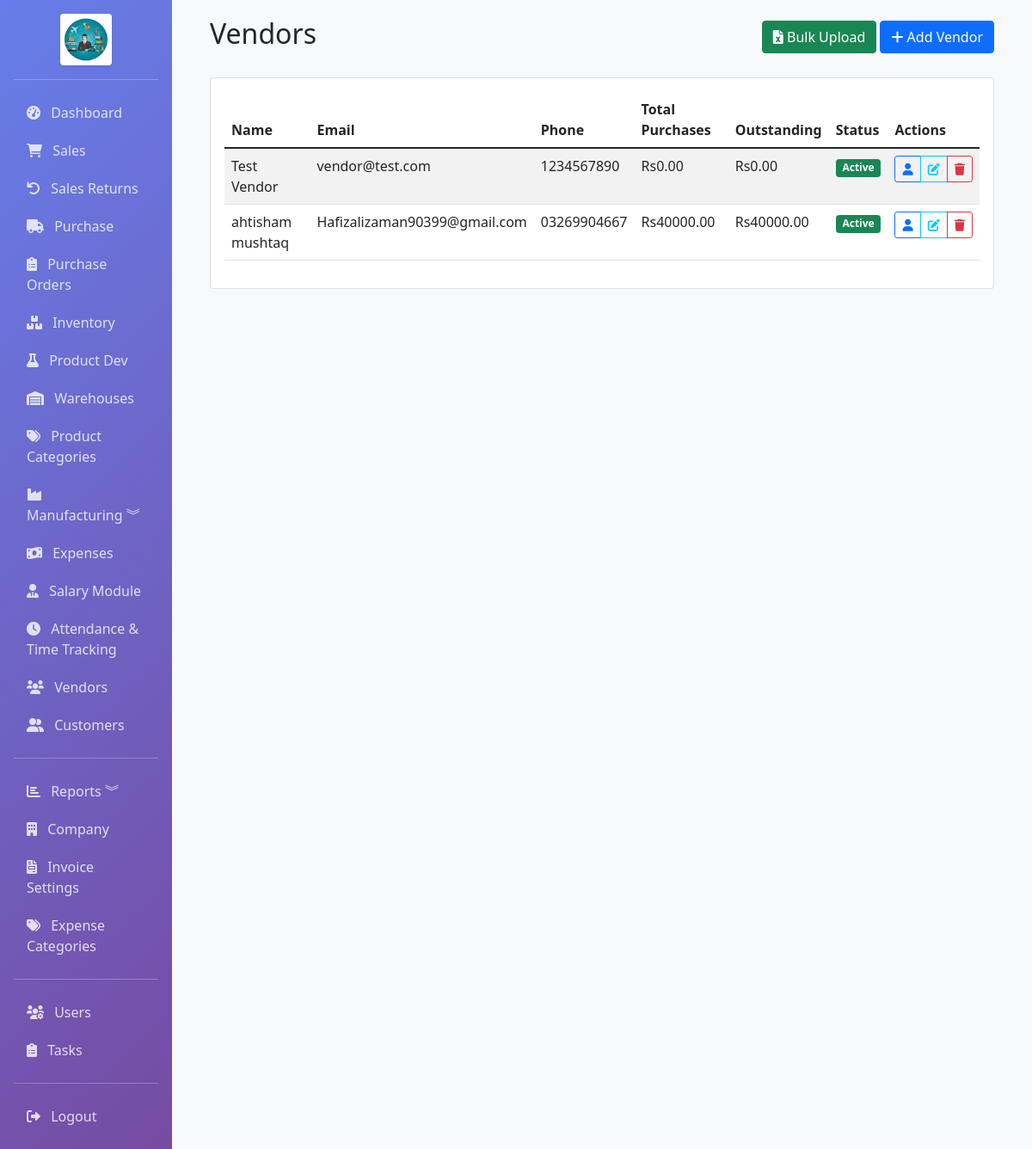
The app's page /purchase/vendors (signed in), older data.
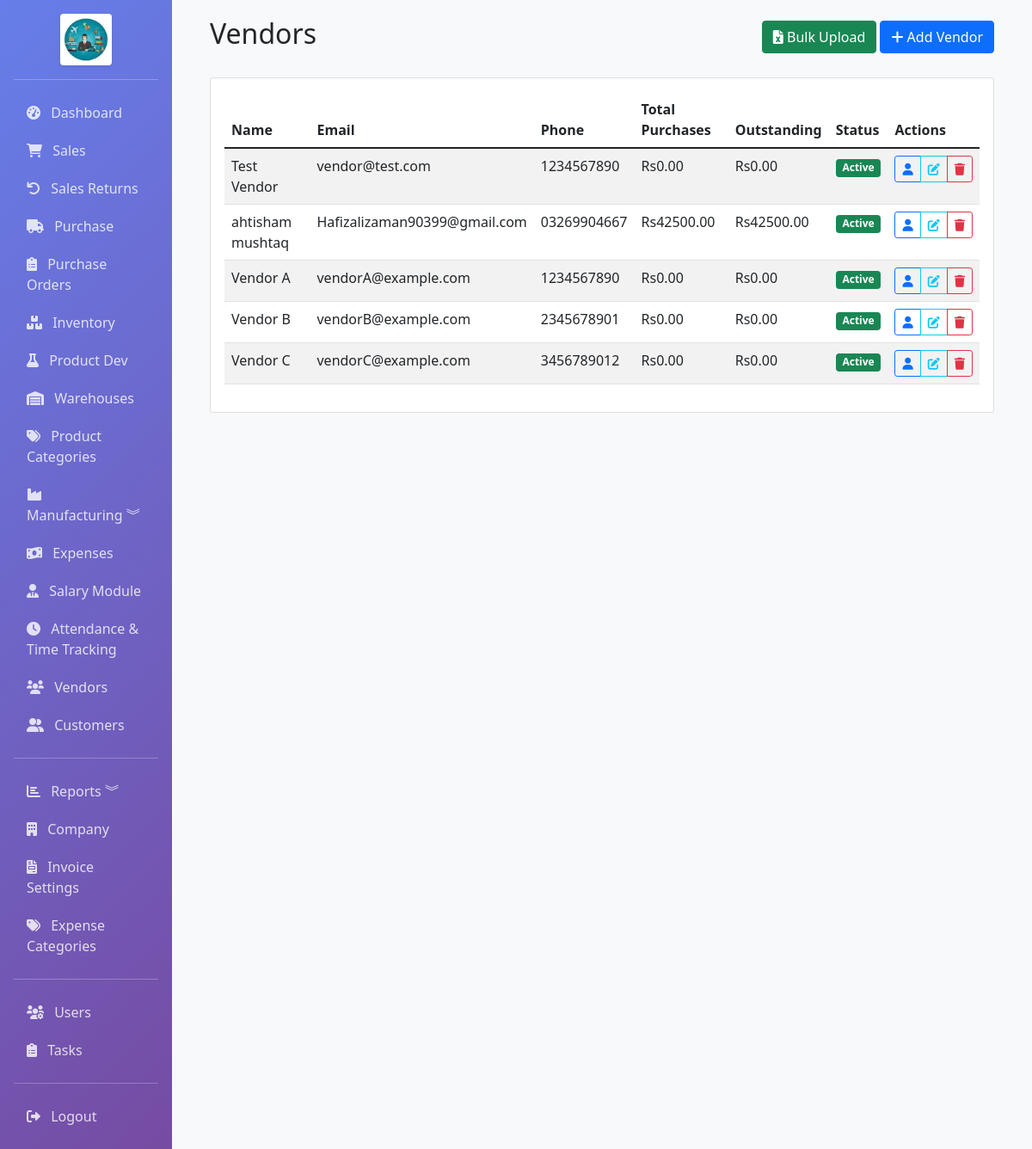
The same page, newer data.
### app/models.py (models this page shows, shortened)
class Vendor(db.Model):
    __tablename__ = 'vendors'
    id = db.Column(db.Integer, primary_key=True)
    name = db.Column(db.String(100), nullable=False, index=True)
    email = db.Column(db.String(120), index=True)
    phone = db.Column(db.String(20))
    address = db.Column(db.Text)
    gst_number = db.Column(db.String(20), index=True)
    pan_number = db.Column(db.String(20))
    contact_person = db.Column(db.String(100))
    shipping_address = db.Column(db.Text)
    payment_terms = db.Column(db.Integer, default=30)  # Days
    credit_limit = db.Column(db.Float, default=0)
    is_active = db.Column(db.Boolean, default=True)
    created_at = db.Column(db.DateTime, default=datetime.utcnow)
    updated_at = db.Column(db.DateTime, default=datetime.utcnow, onupdate=datetime.utcnow)
    bills = db.relationship('PurchaseBill', backref='vendor', lazy=True, cascade='all, delete-orphan')
    advances = db.relationship('VendorAdvance', backref='vendor', lazy=True, cascade='all, delete-orphan')
    @property
    def total_purchases(self):
        return sum(bill.total for bill in self.bills)
    @property
    def outstanding_balance(self):
        return sum(bill.total - bill.paid_amount for bill in self.bills if bill.status != 'paid')

class PurchaseBill(db.Model):
    __tablename__ = 'purchase_bills'
    id = db.Column(db.Integer, primary_key=True)
    bill_number = db.Column(db.String(50), unique=True, nullable=False, index=True)
    vendor_id = db.Column(db.Integer, db.ForeignKey('vendors.id'), nullable=False, index=True)
    po_id = db.Column(db.Integer, db.ForeignKey('purchase_orders.id'), nullable=True, index=True)  # source PO
    date = db.Column(db.DateTime, default=datetime.utcnow, index=True)
    due_date = db.Column(db.DateTime)
    currency_id = db.Column(db.Integer, db.ForeignKey('currencies.id'), nullable=True)
    exchange_rate = db.Column(db.Float, default=1)
    subtotal = db.Column(db.Float, default=0)
    tax_rate = db.Column(db.Float, default=10)
    tax = db.Column(db.Float, default=0)
    discount_type = db.Column(db.String(10), default='fixed')
    discount = db.Column(db.Float, default=0)
    shipping_charge = db.Column(db.Float, default=0)
    advance_applied = db.Column(db.Float, default=0)  # Advance from vendor profile applied to this bill
    total = db.Column(db.Float, default=0)
    status = db.Column(Enum('paid', 'unpaid', 'partial', name='payment_status'), default='unpaid', index=True)
    paid_amount = db.Column(db.Float, default=0)
    notes = db.Column(db.Text)
    created_by = db.Column(db.Integer, db.ForeignKey('users.id'))
    created_at = db.Column(db.DateTime, default=datetime.utcnow)
    updated_at = db.Column(db.DateTime, default=datetime.utcnow, onupdate=datetime.utcnow)
    items = db.relationship('PurchaseItem', backref='bill', lazy=True, cascade='all, delete-orphan')
    currency = db.relationship('Currency', backref='purchase_bills', lazy=True)

### app/routes/purchase.py (the view)
@bp.route('/vendors')
@login_required
def vendors():
    vendors = Vendor.query.all()
    return render_template('purchase/vendors.html', vendors=vendors)

### app/models.py (called while the page is built)
    @property
    def is_admin(self):
        return self.role == 'admin'

### app/templates/purchase/vendors.html (shortened to what this page needs)
{% extends "base.html" %}
{% block content %}
<div class="container-fluid">
	<div class="d-flex justify-content-between align-items-center mb-4">
		<h2>Vendors</h2>
		<div>
			<a href="{{ url_for('purchase.bulk_upload_vendor') }}" class="btn btn-success">
				<i class="fas fa-file-excel"></i> Bulk Upload
			</a>
			<a href="{{ url_for('purchase.add_vendor') }}" class="btn btn-primary"><i class="fas fa-plus"></i> Add Vendor</a>
		</div>
	</div>
	<div class="card">
		<div class="card-body">
			<div class="table-responsive">
				<table class="table table-striped">
					<thead>
						<tr>
							<th>Name</th>
							<th>Email</th>
							<th>Phone</th>
							<th>Total Purchases</th>
							<th>Outstanding</th>
							<th>Status</th>
							<th>Actions</th>
						</tr>
					</thead>
					<tbody>
						{% for vendor in vendors %}
						<tr>
							<td>{{ vendor.name }}</td>
							<td>{{ vendor.email or '-' }}</td>
							<td>{{ vendor.phone or '-' }}</td>
							<td>Rs{{ '%.2f'|format(vendor.total_purchases) }}</td>
							<td>Rs{{ '%.2f'|format(vendor.outstanding_balance) }}</td>
							<td><span class="badge bg-{{ 'success' if vendor.is_active else 'danger' }}">{{ 'Active' if vendor.is_active else 'Inactive' }}</span></td>
							<td>
								<div class="btn-group" role="group">
									<a href="{{ url_for('purchase.vendor_profile', id=vendor.id) }}" class="btn btn-sm btn-outline-primary" title="Profile"><i class="fas fa-user"></i></a>
									<a href="{{ url_for('purchase.edit_vendor', id=vendor.id) }}" class="btn btn-sm btn-outline-info" title="Edit"><i class="fas fa-edit"></i></a>
									<button type="button" class="btn btn-sm btn-outline-danger" title="Delete" data-bs-toggle="modal" data-bs-target="#deleteModal{{ vendor.id }}">
										<i class="fas fa-trash"></i>
									</button>
								</div>
							</td>
						</tr>
						{% endfor %}
					</tbody>
				</table>
			</div>
		</div>
	</div>
</div>
{% endblock %}

### app/templates/base.html (shortened to what this page needs)
<!DOCTYPE html>
<html lang="en">
<head>
    <link href="https://cdn.jsdelivr.net/npm/bootstrap@5.1.3/dist/css/bootstrap.min.css" rel="stylesheet">
    <link rel="stylesheet" href="https://cdnjs.cloudflare.com/ajax/libs/font-awesome/6.0.0/css/all.min.css">
</head>
<body>
    <div class="container-fluid">
        <div class="row">
            <div class="col-md-2 p-0 sidebar d-none d-md-block">
                <div class="p-3">
                    {% if company_logo_url %}
                    <div class="text-center mb-3">
                        <img src="{{ company_logo_url }}" alt="{{ company.name }}" class="img-fluid rounded shadow-sm bg-white p-1" style="max-height: 60px;">
                    </div>
                    {% else %}
                    <h4 class="text-center">ERP Portal</h4>
                    {% endif %}
                    <hr class="bg-white">
                    <nav class="nav flex-column">
                        <a class="nav-link" href="{{ url_for('dashboard.index') }}">
                            <i class="fas fa-tachometer-alt me-2"></i> Dashboard
                        </a>
                        {% if current_user.is_admin or current_user.can_view_sales %}
                        <a class="nav-link" href="{{ url_for('sales.invoices') }}">
                            <i class="fas fa-shopping-cart me-2"></i> Sales
                        </a>
                        <a class="nav-link" href="{{ url_for('returns.return_list') }}">
                            <i class="fas fa-undo me-2"></i> Sales Returns
                        </a>
                        {% endif %}
                        {% if current_user.is_admin or current_user.can_view_purchases %}
                        <a class="nav-link" href="{{ url_for('purchase.bills') }}">
                            <i class="fas fa-truck me-2"></i> Purchase
                        </a>
                        <a class="nav-link" href="{{ url_for('purchase.purchase_orders') }}">
                            <i class="fas fa-clipboard-list me-2"></i> Purchase Orders
                        </a>
                        {% endif %}
                        {% if current_user.is_admin or current_user.can_view_inventory %}
                        <a class="nav-link" href="{{ url_for('inventory.products') }}">
                            <i class="fas fa-boxes me-2"></i> Inventory
                        </a>
                        <a class="nav-link" href="{{ url_for('product_development.index') }}">
                            <i class="fas fa-flask me-2"></i> Product Dev
                        </a>
                        <a class="nav-link" href="{{ url_for('warehouse.warehouses') }}">
                            <i class="fas fa-warehouse me-2"></i> Warehouses
                        </a>
                        <a class="nav-link" href="{{ url_for('categories.categories') }}">
                            <i class="fas fa-tags me-2"></i> Product Categories
                        </a>
                        <a class="nav-link" data-bs-toggle="collapse" href="#mfgSubmenu" role="button" aria-expanded="false" aria-controls="mfgSubmenu">
                            <i class="fas fa-industry me-2"></i> Manufacturing ︾
                        </a>
                        {% endif %}
                        {% if current_user.is_admin or current_user.can_view_expenses %}
                        <a class="nav-link" href="{{ url_for('accounting.expenses') }}">
                            <i class="fas fa-money-bill-wave me-2"></i> Expenses
                        </a>
                        <a class="nav-link" href="{{ url_for('salary.staff_list') }}">
                            <i class="fas fa-user-tie me-2"></i> Salary Module
                        </a>
                        <a class="nav-link" href="{{ url_for('attendance.index') }}">
                            <i class="fas fa-clock me-2"></i> Attendance & Time Tracking
                        </a>
                        {% endif %}
                        {% if current_user.is_admin or current_user.can_view_vendors %}
                        <a class="nav-link" href="{{ url_for('purchase.vendors') }}">
                            <i class="fas fa-users me-2"></i> Vendors
                        </a>
                        {% endif %}
                        {% if current_user.is_admin or current_user.can_view_customers %}
                        <a class="nav-link" href="{{ url_for('sales.customers') }}">
                            <i class="fas fa-user-friends me-2"></i> Customers
                        </a>
                        {% endif %}
                        <hr class="bg-white">
                        {% if current_user.is_admin or current_user.can_view_reports %}
                        <a class="nav-link" data-bs-toggle="collapse" href="#reportsSubmenu" role="button"
                            aria-expanded="false" aria-controls="reportsSubmenu">
                            <i class="fas fa-chart-bar me-2"></i> Reports ︾
                        </a>
                        {% endif %}
                        {% if current_user.is_admin or current_user.can_view_settings %}
                        <a class="nav-link" href="{{ url_for('sales.company_settings') }}">
                            <i class="fas fa-building me-2"></i> Company
                        </a>
                        <a class="nav-link" href="{{ url_for('sales.invoice_settings') }}">
                            <i class="fas fa-file-invoice me-2"></i> Invoice Settings
                        </a>
                        <a class="nav-link" href="{{ url_for('accounting.expense_categories') }}">
                            <i class="fas fa-tags me-2"></i> Expense Categories
                        </a>
                        <hr class="bg-white">
                        {% endif %}
                        {% if current_user.is_admin %}
                        <a class="nav-link" href="{{ url_for('users.list_users') }}">
                            <i class="fas fa-users-cog me-2"></i> Users
                        </a>
                        {% endif %}
                        <a class="nav-link" href="{{ url_for('users.list_tasks') }}">
                            <i class="fas fa-clipboard-list me-2"></i> Tasks
                        </a>
                        <hr class="bg-white">
                        <a class="nav-link" href="{{ url_for('auth.logout') }}">
                            <i class="fas fa-sign-out-alt me-2"></i> Logout
                        </a>
                    </nav>
                </div>
            </div>
            <div class="col-md-10 col-12 main-content">
                {% block content %}{% endblock %}
            </div>
        </div>
    </div>
</body>
</html>

### app/templates/base.html (style rules this page uses)
.sidebar { min-height: 100vh; background: linear-gradient(135deg, #667eea 0%, #764ba2 100%); color: white; }
.sidebar a { color: rgba(255, 255, 255, 0.8); text-decoration: none; padding: 10px 15px; display: block; transition: all 0.3s; }
.main-content { padding: 20px; background: #f8f9fa; min-height: 100vh; }

Row changes from the older to the newer data that the page shows:
computed for PurchaseBill: total_purchases "40000.00" → "42500.00"; outstanding_balance "40000.00" → "42500.00"
added Vendor: name "Vendor A", email "vendorA@example.com", phone "1234567890", total_purchases "0.00", outstanding_balance "0.00", is_active "Active"
added Vendor: name "Vendor B", email "vendorB@example.com", phone "2345678901", total_purchases "0.00", outstanding_balance "0.00", is_active "Active"
added Vendor: name "Vendor C", email "vendorC@example.com", phone "3456789012", total_purchases "0.00", outstanding_balance "0.00", is_active "Active"
